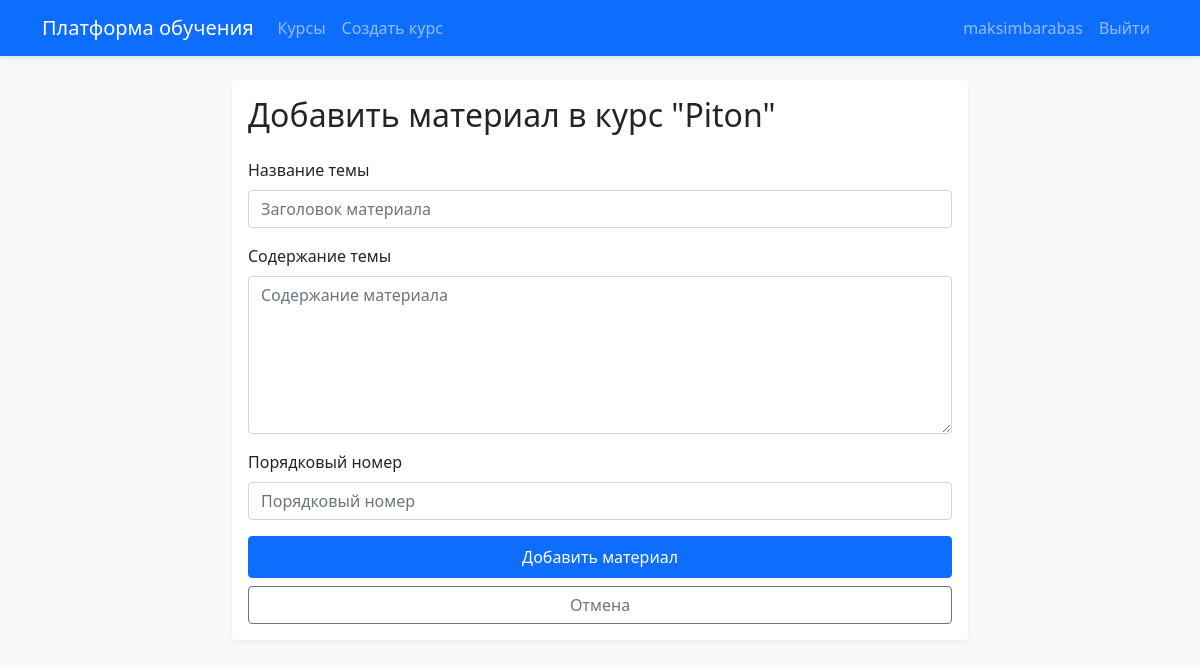
The page /course/2/topic/add/ (signed in) on the database as committed earlier.
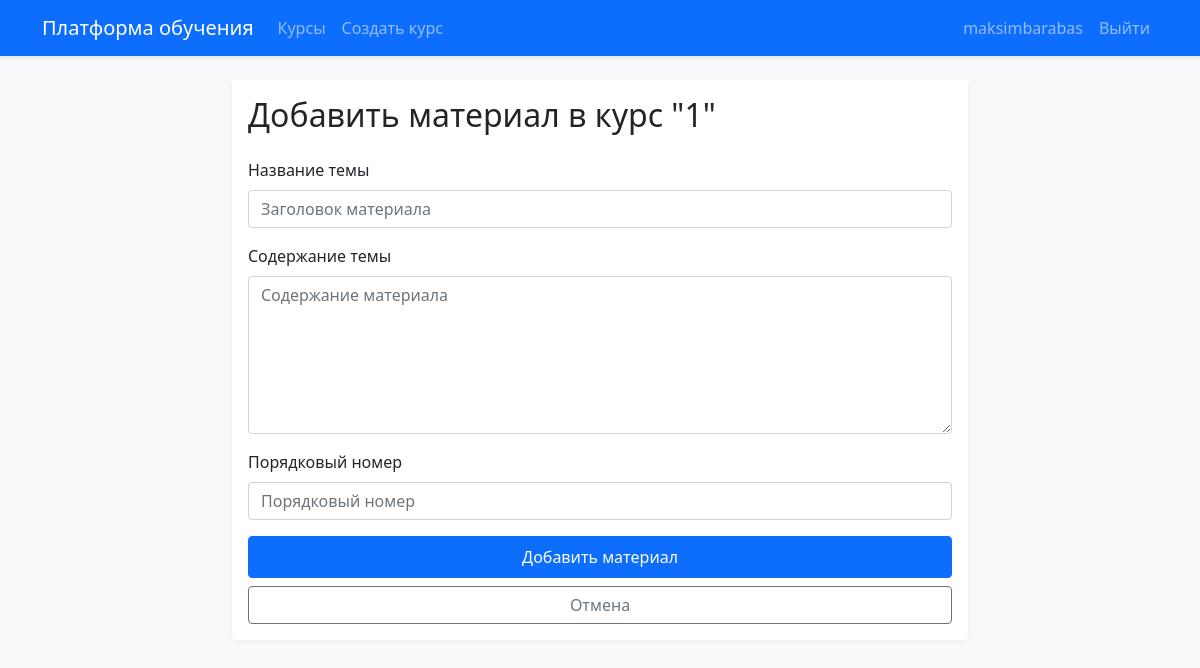
The same page on the database as committed later.
### courses/models.py (models this page shows, shortened)
class Course(models.Model):
    title = models.CharField(max_length=200, verbose_name="Название курса")
    description = models.TextField(verbose_name="Описание курса")
    creator = models.ForeignKey(User, on_delete=models.CASCADE, related_name='created_courses', verbose_name="Создатель курса")
    created_at = models.DateTimeField(auto_now_add=True)
    updated_at = models.DateTimeField(auto_now=True)
    class Meta:
        verbose_name = "Курс"
        verbose_name_plural = "Курсы"
        ordering = ['-created_at']

### courses/views.py (the view)
# urls.py: path('course/<int:course_id>/topic/add/', views.topic_create, name='topic_create'),
@login_required
def topic_create(request, course_id):
    course = get_object_or_404(Course, id=course_id, creator=request.user)
    if request.method == 'POST':
        form = TopicForm(request.POST)
        if form.is_valid():
            topic = form.save(commit=False)
            topic.course = course
            topic.save()
            messages.success(request, 'Материал успешно добавлен!')
            return redirect('course_detail', pk=course.id)
    else:
        form = TopicForm()
    return render(request, 'courses/topic_form.html', {
        'form': form,
        'course': course
    })

### courses/forms.py
class TopicForm(forms.ModelForm):
    class Meta:
        model = Topic
        fields = ['title', 'content', 'order']
        widgets = {
            'title': forms.TextInput(attrs={'class': 'form-control'}),
            'content': forms.Textarea(attrs={'class': 'form-control', 'rows': 6}),
            'order': forms.NumberInput(attrs={'class': 'form-control'}),
        }

### templates/courses/topic_form.html (shortened to what this page needs)
{% extends 'base.html' %}
{% block content %}
<div class="row justify-content-center">
    <div class="col-md-8">
        <div class="card">
            <div class="card-body">
                <h2 class="card-title mb-4">Добавить материал в курс "{{ course.title }}"</h2>
                <form method="post">
                    {% for field in form %}
                        <div class="mb-3">
                            <label for="{{ field.id_for_label }}" class="form-label">{{ field.label }}</label>
                            {{ field }}
                        </div>
                    {% endfor %}
                    <div class="d-grid gap-2">
                        <button type="submit" class="btn btn-primary">Добавить материал</button>
                        <a href="{% url 'course_detail' course.id %}" class="btn btn-outline-secondary">Отмена</a>
                    </div>
                </form>
            </div>
        </div>
    </div>
</div>
{% endblock %}

Rows that differ between the two databases and show on the page:
changed Course: title "Piton" → "1"
